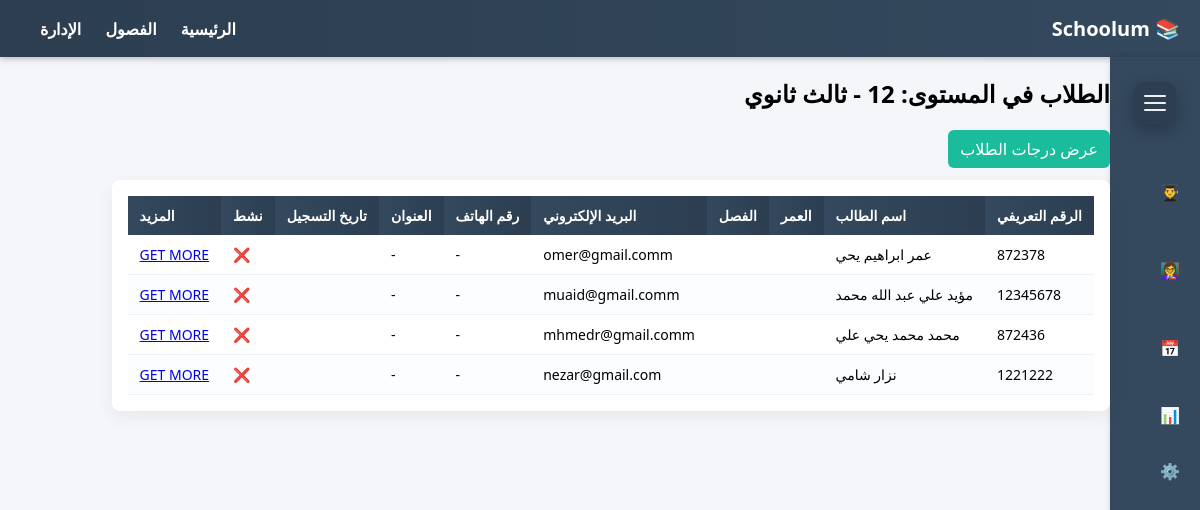
Page /students/class/12/ on the committed database.
### core/models.py (models this page shows, shortened)
class ClassRoom(models.Model):
    name = models.CharField(max_length=20,unique=True,)
    order = models.PositiveIntegerField(unique=True, validators=[
                                        MinValueValidator(1),
                                        MaxValueValidator(12)
                                        ], verbose_name="المستوى")
    class Meta:
        ordering = ["order", "name"]
        verbose_name = "صف دراسي"
        verbose_name_plural = "صفوف دراسية"

class Student(models.Model):
    student_id = models.IntegerField(
        unique=True,
        validators=[
            MinValueValidator(1000),
            MaxValueValidator(99999999)
        ],
        verbose_name="الرقم التعريفي"
        )
    name = models.CharField(max_length=30,unique=True, verbose_name="الاسم")
    classroom = models.ForeignKey(ClassRoom, null=False, blank=False, on_delete=models.CASCADE, verbose_name="الصف")
    date_of_birth = models.DateField(null=False, verbose_name="تاريخ الميلاد")
    email = models.EmailField(null=False, verbose_name="البريد الاكتروني")
    photo = models.ImageField(verbose_name="صورة", null=True, blank=True, upload_to="students/photos/")
    class Meta:
        ordering = ["classroom", "name"]
        verbose_name = "طالب"
        verbose_name_plural = "طلاب"

### StudentsApp/views.py (the view)
# urls.py: path('class/<int:level_order>/', students, name='students_table'),
def students(request, level_order):
    classroom = ClassRoom.objects.filter(order=level_order).first()
    if not classroom:
        return render(request, 'student_table.html', {'students': [], 'classroom': None})
    students = Student.objects.filter(classroom=classroom)
    return render(request, 'student_table.html', {'students': students, 'classroom': classroom})

### StudentsApp/templates/student_table.html (shortened to what this page needs)
{% extends 'base.html' %}
{% load static %}
{% block extra_head %}<link rel="stylesheet" href="{% static 'css/tablestyle.css' %}">{% endblock extra_head%}
{% block content %}
<h2>
  {% if classroom %}
    الطلاب في المستوى: {{ classroom.order }} - {{ classroom.name }}
  {% else %}
    لا يوجد فصل بهذا المستوى
  {% endif %}
</h2>
<a href="http://127.0.0.1:8000/#" class="btn">عرض درجات الطلاب</a>
<div class="table-container">
    <table>
        <thead>
            <tr>
                <th>الرقم التعريفي</th>
                <th>اسم الطالب</th>
                <th>العمر</th>
                <th>الفصل</th>
                <th>البريد الإلكتروني</th>
                <th>رقم الهاتف</th>
                <th>العنوان</th>
                <th>تاريخ التسجيل</th>
                <th>نشط</th>
                <th>المزيد</th>
            </tr>
        </thead>
        <tbody>
            {% for student in students %}
            <tr>
                <td data-label="الرقم التعريفي">{{ student.student_id }}</td>
                <td data-label="اسم الطالب">{{ student.name }}</td>
                <td data-label="العمر">{{ student.age }}</td>
                <td data-label="الفصل">{{ student.get_grade_display }}</td>
                <td data-label="البريد الإلكتروني">{{ student.email|default:"-" }}</td>
                <td data-label="رقم الهاتف">{{ student.phone|default:"-" }}</td>
                <td data-label="العنوان">{{ student.address|default:"-" }}</td>
                <td data-label="تاريخ التسجيل">{{ student.enrollment_date }}</td>
                <td data-label="نشط">
                    {% if student.is_active %}
                        ✅
                    {% else %}
                        ❌
                    {% endif %}
                </td>
                <td ><a href="{% url 'profile' student.student_id %}">GET MORE</a></td>
            </tr>
            {% empty %}
            <tr><td colspan="9">لا توجد بيانات طلاب مسجلة.</td></tr>
            {% endfor %}
        </tbody>
    </table>
</div>
{% endblock content %}

### _Schoolmuaid_/static/css/basestyle.css (style rules this page uses)
body { margin: 0; font-family: 'Segoe UI', sans-serif; background-color: #f4f6f9; direction: rtl; }

### _Schoolmuaid_/static/css/tablestyle.css (style rules this page uses)
.table-container { background: #fff; padding: 16px; margin-left: 30px; border-radius: 8px; box-shadow: 0 6px 18px rgba(0,0,0,0.06); overflow-x: auto; }
table { width: 100%; border-collapse: collapse; font-size: 14px; text-align: left; }
thead th { background: linear-gradient(90deg,#34495e,#2c3e50); color: #fff; padding: 10px 12px; text-align: left; }
tbody td { padding: 10px 12px; border-bottom: 1px solid #eef2f5; vertical-align: middle; }
tbody tr:nth-child(even) { background: #fbfdfe; }
.btn { display: inline-block; padding: 8px 12px; background: #1abc9c; color: white; text-decoration: none; border-radius: 6px; margin-bottom: 12px; }
.table-container { background: #fff; padding: 16px; border-radius: 8px; box-shadow: 0 6px 18px rgba(0,0,0,0.06); overflow-x: auto; }

### rows in the picture
ClassRoom: order "12", name "ثالث ثانوي"
Student: student_id "872378", name "عمر ابراهيم يحي", email "omer@gmail.comm", phone "-", address "-"
Student: student_id "12345678", name "مؤيد علي عبد الله محمد", email "muaid@gmail.comm", phone "-", address "-"
Student: student_id "872436", name "محمد محمد يحي علي", email "mhmedr@gmail.comm", phone "-", address "-"
Student: student_id "1221222", name "نزار شامي", email "nezar@gmail.com", phone "-", address "-"
